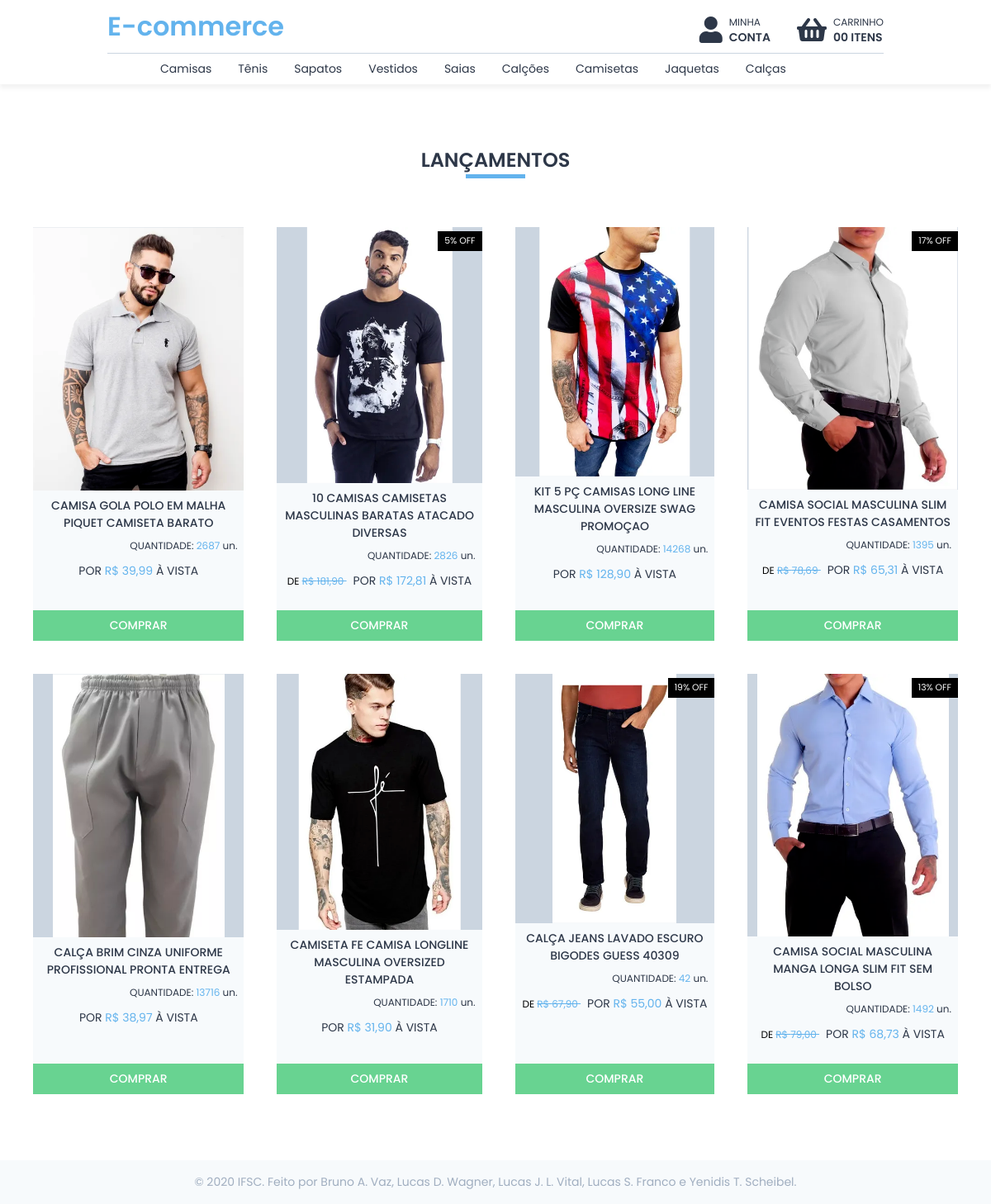
The page / on the database its author committed.
### tables this page shows
CREATE TABLE `categorias` (
  `id` int(11) NOT NULL,
  `nome` text NOT NULL
);

CREATE TABLE `produtos` (
  `id` int(11) NOT NULL,
  `id_categoria` int(11) DEFAULT NULL,
  `imagem` text NOT NULL,
  `titulo` text NOT NULL,
  `quantidade` int(11) NOT NULL,
  `valor` float NOT NULL,
  `desconto` int(2) NOT NULL
);

### index.php (the view, shortened to what this page needs)
<!DOCTYPE html>
<html>
  <?php include('./components/Head.php') ?>
  <body>
    <?php include('./components/Navbar.php') ?>
    <main>
      <h1 class="section-title title" color="primary" align="center">Lançamentos</h1>
      <div class="card-list">
        <?php
          try {
            $query = "SELECT * FROM produtos ORDER BY id DESC LIMIT 12";
            $stmt = $pdo->prepare($query);
            if ($stmt->execute()) {
              if ($stmt->rowCount() > 0) {
                while ($produto = $stmt->fetch(PDO::FETCH_OBJ)) {
                  $valor = number_format($produto->valor, 2, ',', '.');
                  if($produto->desconto) {
                    $valor_descontado = (100 - $produto->desconto)/100 * $produto->valor;
                    $valor_descontado = number_format($valor_descontado, 2, ',', '.');
                  } else {
                    $valor_descontado = number_format($produto->valor, 2, ',', '.');
                  }
                  echo '
                    <div class="card">
                      <div class="image-container">
                      ';
                          if($produto->imagem) {
                            echo '<img src="/e-commerce/imagens/'.$produto->id.'/'.$produto->imagem.'">';
                          }
                          if($produto->desconto) {
                            echo '<div class="discount-percent">'.$produto->desconto.'% OFF</div>';
                          }
                        echo '
                      </div>
                      <div class="card-text">
                        <h3 class="card-title">'.$produto->titulo.'</h3>
                        <p class="message" size="sm" color="primary" text-align="right">QUANTIDADE: <span>'.$produto->quantidade.'</span> un.</p>
                        <div>
                          ';
                          if($produto->desconto) {
                            echo '<small class="card-prev-price">DE <span>R$ '.$valor.' </span></small>';
                          }
                          echo '
                          <p class="card-price">POR <span>R$ '.$valor_descontado.'</span> À VISTA</p>
                        </div>
                      </div>
                      ';
                      if(!isset($_SESSION["user_id"])) {
                        echo '<a href="/e-commerce/signin.php" class="button" color="success" size="auto">Comprar</a>';
                      } else {
                        echo '
                          <form action="?act=add&id='.$produto->id.'" method="POST" enctype="multipart/form-data" style="width: 100%">
                            <button type="submit" class="button" color="success" size="full">Comprar</button>
                          </form>
                        ';
                      }
                      echo '
                    </div>
                  ';
                }
              } else {
                echo '
                  <small class="message" color="secondary" size="md" text-align="center" style="grid-column: span 12">
                    Não há nenhum produto cadastrado nesta categoria.
                  </small>
                ';
              }
            } else {
              throw new PDOException("Erro: Não foi possível executar a declaração sql");
            }
          } catch (PDOException $error) {
            echo "Erro: ".$error->getMessage();
          }
        ?>
      </div>
    </main>
    <?php include('./components/Footer.php') ?>
  </body>
</html>

### components/Head.php (shortened to what this page needs)
<head>
  <link
    rel="stylesheet"
    href="https://cdnjs.cloudflare.com/ajax/libs/font-awesome/5.15.1/css/all.min.css"
  >
</head>

### components/Navbar.php (shortened to what this page needs)
<?php
  $quantidade = 0;
  $quantidade = str_pad($quantidade, 2, '0', STR_PAD_LEFT);
?>
<div class="nav-wrapper">
  <div class="navbar">
    <a href="/e-commerce/index.php" style="text-decoration: none;"><h1 class="brand">E-commerce</h1></a>
    <div class="nav-menu">
      <div class="nav-item">
        <div class="dropdown-toggler">
          <i class="fas fa-user"></i>
          <div class="text">
            <small>minha</small>
            <p>conta</p>
          </div>
        </div>
      </div>
      <div class="nav-item">
        <a href="/e-commerce/carrinho.php" style="text-decoration:none">
          <div class="dropdown-toggler">
            <i class="fas fa-shopping-basket"></i>
            <div class="text">
              <small>carrinho</small>
              <p><?php echo $quantidade ?> itens</p>
            </div>
          </div>
        </a>
      </div>
    </div>
  </div>
  <?php
    if(!(isset($_SESSION["user_id"]) && $_SESSION["acess"] == 'admin'))
      include('./components/CategoriesMenu.php')
  ?>
</div>
<div style="width: 100%; height: 6rem;"></div>

### components/CategoriesMenu.php (shortened to what this page needs)
<?php
  try {
    $pdo = new PDO("mysql:host=localhost; dbname=database", "root", "");
    $pdo->setAttribute(PDO::ATTR_ERRMODE, PDO::ERRMODE_EXCEPTION);
    $pdo->exec("set names utf8");
  } catch (PDOException $error) {
    echo "Erro na conexão:".$error->getMessage();
  }
?>
<div class="categories-menu">
  <div class="scrollable-menu">
    <?php
      try {
        $query = "SELECT * FROM categorias";
        $stmt = $pdo->prepare($query);
        if ($stmt->execute()) {
          while ($categoria = $stmt->fetch(PDO::FETCH_OBJ)) {
            echo '
    <a class="category-link" href="/e-commerce/produtos.php/?id_categoria='.$categoria->id.'">'.$categoria->nome.'</a>
            ';
          }
        } else {
          throw new PDOException("Erro: Não foi possível executar a declaração sql");
        }
      } catch (PDOException $error) {
        echo "Erro: ".$error->getMessage();
      }
    ?>
  </div>
</div>

### components/Footer.php
<div class=footer>
  <p>
    &copy 2020 IFSC. Feito por Bruno A. Vaz, Lucas D. Wagner, Lucas J. L. Vital, Lucas S. Franco e Yenidis T. Scheibel.
  </p>
</div>

### components/Head.php (style rules this page uses)
html, body { min-width: 100%; min-height: 100%; }
* { --md: 0 4px 6px -1px rgba(0, 0, 0, 0.1), 0 2px 4px -1px rgba(0, 0, 0, 0.06); --lg: 0 10px 15px -3px rgba(0, 0, 0, 0.1), 0 4px 6px -2px rgba(0, 0, 0, 0.05); --xl: 0 20px 25px -5px rgba(0, 0, 0, 0.1), 0 10px 10px -5px rgba(0, 0, 0, 0.04); --grey1: #f7fafc; --grey2: #edf2f7; --grey3: #e2e8f0; --grey4: #cbd5e0; --grey5: #a0aec0; --grey6: #718096; --grey7: #4a5568; --grey8: #2d3748; --grey9: #1a202c; --blue1: #ebf8ff; --blue4: #63b3ed; --blue5: #4299e1; --blue6: #3182ce; --green1: #f0fff4; --green4: #68d391; --green5: #48bb78; --green6: #38a169; --yellow1: #fffff0; --yellow4: #f6e05e; --yellow5: #ecc94b; --yellow6: #d69e2e; --red1: #fff5f5; --red4: #fc8181; --red5: #f56565; --red6: #e53e3e; margin: 0; padding: 0; font-family: "Poppins"; }
.title { font-weight: 600; font-size: 1.5rem; text-transform: uppercase; color: var(--grey8); position: relative; margin-bottom: 1.5rem; text-align: center; }
.title::after { content: ""; width: 72px; height: 5px; position: absolute; bottom: -5px; }
.title[color="primary"]::after { background: var(--blue4); }
.title[align="center"] { text-align: center; }
.title[align="center"]::after { left: 50%; transform: translateX(-50%); }
.button { text-decoration: none; white-space: nowrap; text-align: center; text-transform: uppercase; font-size: .875rem; font-weight: 500; padding: .5rem .75rem; cursor: pointer; color: white; outline: none; border: none; }
.button[color="success"] { background: var(--green4); }
.button[size="auto"] { width: auto; }
.message { font-size: .875rem; margin-bottom: .5rem; }
.message span { color: var(--blue4); }
.message[color="primary"] { color: var(--grey8); }
.message[text-align="right"] { text-align: right; }
.message[size="sm"] { font-size: .75rem; }
.footer { background: var(--grey1); padding: 1rem; }
.footer p { text-align: center; color: var(--grey5); font-size: .875rem; }

### components/CategoriesMenu.php (style rules this page uses)
.categories-menu { position: relative; width: 100%; grid-column: 2 / span 12; display: flex; user-select: none; border-top: 1px solid var(--grey4); }
.scrollable-menu { margin: 0 3rem; display: flex; overflow-x: hidden; }
.category-link { text-decoration: none; padding: .5rem 1rem; color: var(--grey8); cursor: pointer; font-size: .875rem; }

### components/Navbar.php (style rules this page uses)
.nav-wrapper { width: 100%; display: grid; grid-template-columns: 1fr repeat(12, minmax(auto, 60px)) 1fr; grid-column-gap: 20px; position: fixed; z-index: 999; background: white; box-shadow: 0 5px 5px rgba(0,0,0,0.05); }
@media (min-width: 640px) { main { grid-column-gap: 40px; } }
.navbar { grid-column: 2 / span 12; display: flex; align-items: center; justify-content: space-between; user-select: none; height: 4rem; }
.brand { font-weight: 600; font-size: 1.5rem; color: var(--blue4); white-space: nowrap; }
@media (min-width: 640px) { .brand { font-size: 2rem; } }
.nav-menu { display: flex; }
.nav-item { display: flex; margin-left: 2rem; }
.dropdown-toggler { cursor: pointer; display: flex; color: var(--grey8); }
.dropdown-toggler i { display: flex; align-items: flex-end; font-size: 2rem; }
.text { margin-left: .5rem; text-transform: uppercase; }
.text small { font-size: .75rem; }
.text p { font-size: .875rem; line-height: 1; font-weight: 600; }

### rows shown on the page
categorias: nome "Camisas"
categorias: nome "Tênis"
categorias: nome "Sapatos"
categorias: nome "Vestidos"
categorias: nome "Saias"
categorias: nome "Calções"
categorias: nome "Camisetas"
categorias: nome "Jaquetas"
categorias: nome "Calças"
produtos: imagem (picture), titulo "CAMISA GOLA POLO EM MALHA PIQUET CAMISETA BARATO", quantidade "2687", valor "39,99"
produtos: imagem (picture), desconto "5", titulo "10 CAMISAS CAMISETAS MASCULINAS BARATAS ATACADO DIVERSAS", quantidade "2826", valor "181,90", valor_descontado "172,81"
produtos: imagem (picture), titulo "KIT 5 PÇ CAMISAS LONG LINE MASCULINA OVERSIZE SWAG PROMOÇAO", quantidade "14268", valor "128,90"
produtos: imagem (picture), desconto "17", titulo "CAMISA SOCIAL MASCULINA SLIM FIT EVENTOS FESTAS CASAMENTOS", quantidade "1395", valor "78,69", valor_descontado "65,31"
produtos: imagem (picture), titulo "CALÇA BRIM CINZA UNIFORME PROFISSIONAL PRONTA ENTREGA", quantidade "13716", valor "38,97"
produtos: imagem (picture), titulo "CAMISETA FE CAMISA LONGLINE MASCULINA OVERSIZED ESTAMPADA", quantidade "1710", valor "31,90"
produtos: imagem (picture), desconto "19", titulo "CALÇA JEANS LAVADO ESCURO BIGODES GUESS 40309", quantidade "42", valor "67,90", valor_descontado "55,00"
produtos: imagem (picture), desconto "13", titulo "CAMISA SOCIAL MASCULINA MANGA LONGA SLIM FIT SEM BOLSO", quantidade "1492", valor "79,00", valor_descontado "68,73"

### other values the page prints
$quantidade "00"
